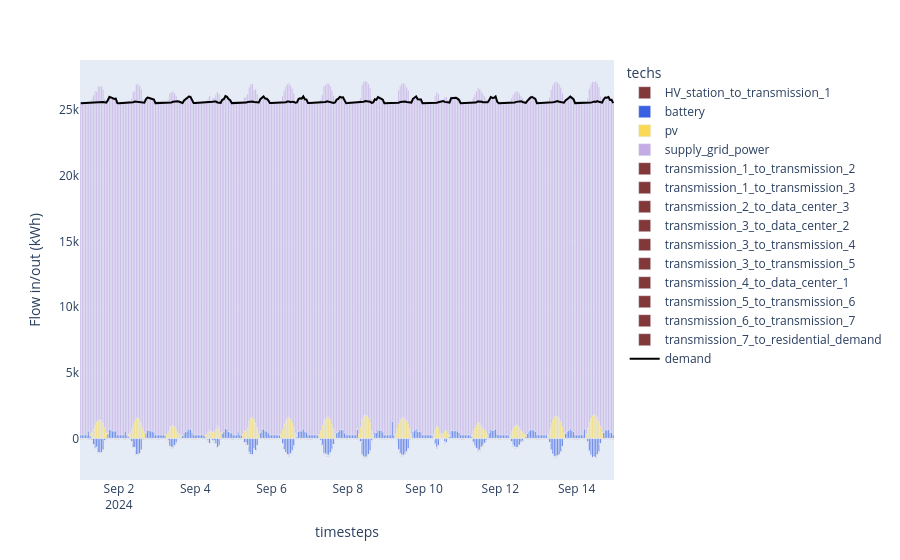

This figure's notebook cell:
### Code cell
df_electricity = (
    (model.results.flow_out.fillna(0) - model.results.flow_in.fillna(0))
    .sel(carriers="electricity")
    .sum("nodes")
    .to_series()
    .where(lambda x: x != 0)
    .dropna()
    .to_frame("Flow in/out (kWh)")
    .reset_index()
)
df_electricity_demand = df_electricity[df_electricity.techs == "demand_electricity"]
df_electricity_other = df_electricity[df_electricity.techs != "demand_electricity"]

print(df_electricity.head())

fig1 = px.bar(
    df_electricity_other,
    x="timesteps",
    y="Flow in/out (kWh)",
    color="techs",
    color_discrete_map=colors,
)
fig1.add_scatter(
    x=df_electricity_demand.timesteps,
    y=-1 * df_electricity_demand["Flow in/out (kWh)"],
    marker_color="black",
    name="demand",
)

### Figure 1 — Plotly figure (JSON) as saved in the notebook; plotly's stock layout.template omitted (floating-point values rounded to 4 significant figures; data arrays with more than 128 entries replaced by an {"elided": "..."} marker saying what was removed)
{"data": [{"hovertemplate": "techs=HV_station_to_transmission_1<br>timesteps=%{x}<br>Flow in/out (kWh)=%{y}<extra></extra>", "legendgroup": "HV_station_to_transmission_1", "marker": {"color": "#823739", "pattern": {"shape": ""}}, "name": "HV_station_to_transmission_1", "orientation": "v", "showlegend": true, "textposition": "auto", "type": "bar", "x": {"elided": "336 str values"}, "xaxis": "x", "y": {"elided": "336 float values"}, "yaxis": "y"}, {"hovertemplate": "techs=battery<br>timesteps=%{x}<br>Flow in/out (kWh)=%{y}<extra></extra>", "legendgroup": "battery", "marker": {"color": "#3B61E3", "pattern": {"shape": ""}}, "name": "battery", "orientation": "v", "showlegend": true, "textposition": "auto", "type": "bar", "x": {"elided": "327 str values"}, "xaxis": "x", "y": {"elided": "327 float values"}, "yaxis": "y"}, {"hovertemplate": "techs=pv<br>timesteps=%{x}<br>Flow in/out (kWh)=%{y}<extra></extra>", "legendgroup": "pv", "marker": {"color": "#F9D956", "pattern": {"shape": ""}}, "name": "pv", "orientation": "v", "showlegend": true, "textposition": "auto", "type": "bar", "x": {"elided": "174 str values"}, "xaxis": "x", "y": {"elided": "174 float values"}, "yaxis": "y"}, {"hovertemplate": "techs=supply_grid_power<br>timesteps=%{x}<br>Flow in/out (kWh)=%{y}<extra></extra>", "legendgroup": "supply_grid_power", "marker": {"color": "#C5ABE3", "pattern": {"shape": ""}}, "name": "supply_grid_power", "orientation": "v", "showlegend": true, "textposition": "auto", "type": "bar", "x": {"elided": "336 str values"}, "xaxis": "x", "y": {"elided": "336 float values"}, "yaxis": "y"}, {"hovertemplate": "techs=transmission_1_to_transmission_2<br>timesteps=%{x}<br>Flow in/out (kWh)=%{y}<extra></extra>", "legendgroup": "transmission_1_to_transmission_2", "marker": {"color": "#823739", "pattern": {"shape": ""}}, "name": "transmission_1_to_transmission_2", "orientation": "v", "showlegend": true, "textposition": "auto", "type": "bar", "x": {"elided": "336 str values"}, "xaxis": "x", "y": {"elided": "336 float values"}, "yaxis": "y"}, {"hovertemplate": "techs=transmission_1_to_transmission_3<br>timesteps=%{x}<br>Flow in/out (kWh)=%{y}<extra></extra>", "legendgroup": "transmission_1_to_transmission_3", "marker": {"color": "#823739", "pattern": {"shape": ""}}, "name": "transmission_1_to_transmission_3", "orientation": "v", "showlegend": true, "textposition": "auto", "type": "bar", "x": {"elided": "336 str values"}, "xaxis": "x", "y": {"elided": "336 float values"}, "yaxis": "y"}, {"hovertemplate": "techs=transmission_2_to_data_center_3<br>timesteps=%{x}<br>Flow in/out (kWh)=%{y}<extra></extra>", "legendgroup": "transmission_2_to_data_center_3", "marker": {"color": "#823739", "pattern": {"shape": ""}}, "name": "transmission_2_to_data_center_3", "orientation": "v", "showlegend": true, "textposition": "auto", "type": "bar", "x": {"elided": "336 str values"}, "xaxis": "x", "y": {"elided": "336 float values"}, "yaxis": "y"}, {"hovertemplate": "techs=transmission_3_to_data_center_2<br>timesteps=%{x}<br>Flow in/out (kWh)=%{y}<extra></extra>", "legendgroup": "transmission_3_to_data_center_2", "marker": {"color": "#823739", "pattern": {"shape": ""}}, "name": "transmission_3_to_data_center_2", "orientation": "v", "showlegend": true, "textposition": "auto", "type": "bar", "x": {"elided": "336 str values"}, "xaxis": "x", "y": {"elided": "336 float values"}, "yaxis": "y"}, {"hovertemplate": "techs=transmission_3_to_transmission_4<br>timesteps=%{x}<br>Flow in/out (kWh)=%{y}<extra></extra>", "legendgroup": "transmission_3_to_transmission_4", "marker": {"color": "#823739", "pattern": {"shape": ""}}, "name": "transmission_3_to_transmission_4", "orientation": "v", "showlegend": true, "textposition": "auto", "type": "bar", "x": {"elided": "336 str values"}, "xaxis": "x", "y": {"elided": "336 float values"}, "yaxis": "y"}, {"hovertemplate": "techs=transmission_3_to_transmission_5<br>timesteps=%{x}<br>Flow in/out (kWh)=%{y}<extra></extra>", "legendgroup": "transmission_3_to_transmission_5", "marker": {"color": "#823739", "pattern": {"shape": ""}}, "name": "transmission_3_to_transmission_5", "orientation": "v", "showlegend": true, "textposition": "auto", "type": "bar", "x": {"elided": "336 str values"}, "xaxis": "x", "y": {"elided": "336 float values"}, "yaxis": "y"}, {"hovertemplate": "techs=transmission_4_to_data_center_1<br>timesteps=%{x}<br>Flow in/out (kWh)=%{y}<extra></extra>", "legendgroup": "transmission_4_to_data_center_1", "marker": {"color": "#823739", "pattern": {"shape": ""}}, "name": "transmission_4_to_data_center_1", "orientation": "v", "showlegend": true, "textposition": "auto", "type": "bar", "x": {"elided": "336 str values"}, "xaxis": "x", "y": {"elided": "336 float values"}, "yaxis": "y"}, {"hovertemplate": "techs=transmission_5_to_transmission_6<br>timesteps=%{x}<br>Flow in/out (kWh)=%{y}<extra></extra>", "legendgroup": "transmission_5_to_transmission_6", "marker": {"color": "#823739", "pattern": {"shape": ""}}, "name": "transmission_5_to_transmission_6", "orientation": "v", "showlegend": true, "textposition": "auto", "type": "bar", "x": {"elided": "336 str values"}, "xaxis": "x", "y": {"elided": "336 float values"}, "yaxis": "y"}, {"hovertemplate": "techs=transmission_6_to_transmission_7<br>timesteps=%{x}<br>Flow in/out (kWh)=%{y}<extra></extra>", "legendgroup": "transmission_6_to_transmission_7", "marker": {"color": "#823739", "pattern": {"shape": ""}}, "name": "transmission_6_to_transmission_7", "orientation": "v", "showlegend": true, "textposition": "auto", "type": "bar", "x": {"elided": "336 str values"}, "xaxis": "x", "y": {"elided": "336 float values"}, "yaxis": "y"}, {"hovertemplate": "techs=transmission_7_to_residential_demand<br>timesteps=%{x}<br>Flow in/out (kWh)=%{y}<extra></extra>", "legendgroup": "transmission_7_to_residential_demand", "marker": {"color": "#823739", "pattern": {"shape": ""}}, "name": "transmission_7_to_residential_demand", "orientation": "v", "showlegend": true, "textposition": "auto", "type": "bar", "x": {"elided": "336 str values"}, "xaxis": "x", "y": {"elided": "336 float values"}, "yaxis": "y"}, {"marker": {"color": "black"}, "name": "demand", "type": "scatter", "x": {"elided": "336 str values"}, "y": {"elided": "336 float values"}}], "layout": {"barmode": "relative", "legend": {"title": {"text": "techs"}, "tracegroupgap": 0}, "margin": {"t": 60}, "xaxis": {"anchor": "y", "domain": [0, 1], "title": {"text": "timesteps"}}, "yaxis": {"anchor": "x", "domain": [0, 1], "title": {"text": "Flow in/out (kWh)"}}}}
